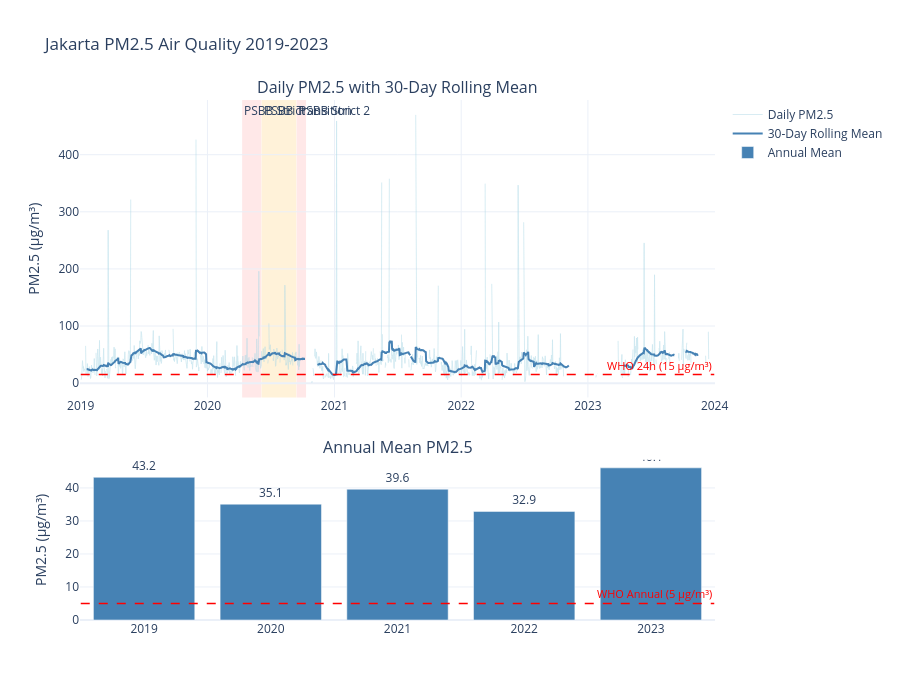

The code cell stored with this chart in its notebook:
### Code cell
# Rolling 30-day mean
df['pm25_rolling30'] = df['pm25_mean'].rolling(30, min_periods=15).mean()

# Annual mean per year
annual_plot = df.groupby('year')['pm25_mean'].mean().reset_index()

fig = make_subplots(
    rows=2, cols=1,
    subplot_titles=('Daily PM2.5 with 30-Day Rolling Mean', 'Annual Mean PM2.5'),
    row_heights=[0.65, 0.35],
    vertical_spacing=0.12
)

# Daily + rolling
fig.add_trace(go.Scatter(
    x=df.index, y=df['pm25_mean'],
    mode='lines', name='Daily PM2.5',
    line=dict(color='lightblue', width=0.8),
    opacity=0.6,
), row=1, col=1)

fig.add_trace(go.Scatter(
    x=df.index, y=df['pm25_rolling30'],
    mode='lines', name='30-Day Rolling Mean',
    line=dict(color='steelblue', width=2),
), row=1, col=1)

# WHO guideline — use add_shape for subplot compatibility
fig.add_shape(
    type='line',
    x0=df.index.min(), x1=df.index.max(),
    y0=WHO_PM25_24H, y1=WHO_PM25_24H,
    line=dict(color='red', width=1.5, dash='dash'),
    row=1, col=1
)
fig.add_annotation(
    x=df.index.max(), y=WHO_PM25_24H,
    text='WHO 24h (15 µg/m³)', showarrow=False,
    xanchor='right', yanchor='bottom',
    font=dict(color='red', size=11),
    row=1, col=1
)

# PSBB shading
psbb_periods = [
    ('2020-04-10', '2020-06-04', 'PSBB Strict'),
    ('2020-06-05', '2020-09-13', 'PSBB Transition'),
    ('2020-09-14', '2020-10-11', 'PSBB Strict 2'),
]
colors = ['rgba(255,100,100,0.15)', 'rgba(255,165,0,0.15)', 'rgba(255,100,100,0.15)']

for (start, end, label), color in zip(psbb_periods, colors):
    fig.add_vrect(
        x0=start, x1=end,
        fillcolor=color, opacity=1,
        layer='below', line_width=0,
        annotation_text=label, annotation_position='top left',
        row=1, col=1
    )

# Annual bar
fig.add_trace(go.Bar(
    x=annual_plot['year'], y=annual_plot['pm25_mean'],
    name='Annual Mean',
    marker_color='steelblue',
    text=annual_plot['pm25_mean'].round(1),
    textposition='outside',
), row=2, col=1)

fig.add_shape(
    type='line',
    x0=annual_plot['year'].min() - 0.5,
    x1=annual_plot['year'].max() + 0.5,
    y0=WHO_PM25_ANNUAL, y1=WHO_PM25_ANNUAL,
    line=dict(color='red', width=1.5, dash='dash'),
    row=2, col=1
)
fig.add_annotation(
    x=annual_plot['year'].max() + 0.5, y=WHO_PM25_ANNUAL,
    text='WHO Annual (5 µg/m³)', showarrow=False,
    xanchor='right', yanchor='bottom',
    font=dict(color='red', size=11),
    row=2, col=1
)

fig.update_layout(
    title='Jakarta PM2.5 Air Quality 2019-2023',
    height=700,
    showlegend=True,
    template='plotly_white',
)
fig.update_yaxes(title_text='PM2.5 (µg/m³)', row=1, col=1)
fig.update_yaxes(title_text='PM2.5 (µg/m³)', row=2, col=1)

fig.show()

out = str(REPORTS_DIR / 'figures' / '01_temporal_trend.html')
fig.write_html(out)
print(f'Figure saved: {out}')

### Figure 1 — Plotly figure (JSON) as saved in the notebook; plotly's stock layout.template omitted (floating-point values rounded to 4 significant figures; data arrays with more than 128 entries replaced by an {"elided": "..."} marker saying what was removed)
{"data": [{"line": {"color": "lightblue", "width": 0.8}, "mode": "lines", "name": "Daily PM2.5", "opacity": 0.6, "type": "scatter", "x": {"elided": "1826 str values"}, "xaxis": "x", "y": {"elided": "1826 float values"}, "yaxis": "y"}, {"line": {"color": "steelblue", "width": 2}, "mode": "lines", "name": "30-Day Rolling Mean", "type": "scatter", "x": {"elided": "1826 str values"}, "xaxis": "x", "y": {"elided": "1826 float values"}, "yaxis": "y"}, {"marker": {"color": "steelblue"}, "name": "Annual Mean", "text": [43.2, 35.1, 39.6, 32.9, 46.1], "textposition": "outside", "type": "bar", "x": [2019, 2020, 2021, 2022, 2023], "xaxis": "x2", "y": [43.22, 35.09, 39.62, 32.89, 46.08], "yaxis": "y2"}], "layout": {"annotations": [{"font": {"size": 16}, "showarrow": false, "text": "Daily PM2.5 with 30-Day Rolling Mean", "x": 0.5, "xanchor": "center", "xref": "paper", "y": 1.0, "yanchor": "bottom", "yref": "paper"}, {"font": {"size": 16}, "showarrow": false, "text": "Annual Mean PM2.5", "x": 0.5, "xanchor": "center", "xref": "paper", "y": 0.308, "yanchor": "bottom", "yref": "paper"}, {"font": {"color": "red", "size": 11}, "showarrow": false, "text": "WHO 24h (15 µg/m³)", "x": "2023-12-31T00:00:00", "xanchor": "right", "xref": "x", "y": 15.0, "yanchor": "bottom", "yref": "y"}, {"showarrow": false, "text": "PSBB Strict", "x": "2020-04-10", "xanchor": "left", "xref": "x", "y": 1, "yanchor": "top", "yref": "y domain"}, {"showarrow": false, "text": "PSBB Transition", "x": "2020-06-05", "xanchor": "left", "xref": "x", "y": 1, "yanchor": "top", "yref": "y domain"}, {"showarrow": false, "text": "PSBB Strict 2", "x": "2020-09-14", "xanchor": "left", "xref": "x", "y": 1, "yanchor": "top", "yref": "y domain"}, {"font": {"color": "red", "size": 11}, "showarrow": false, "text": "WHO Annual (5 µg/m³)", "x": 2024.0, "xanchor": "right", "xref": "x2", "y": 5.0, "yanchor": "bottom", "yref": "y2"}], "height": 700, "shapes": [{"line": {"color": "red", "dash": "dash", "width": 1.5}, "type": "line", "x0": "2019-01-01T00:00:00", "x1": "2023-12-31T00:00:00", "xref": "x", "y0": 15.0, "y1": 15.0, "yref": "y"}, {"fillcolor": "rgba(255,100,100,0.15)", "layer": "below", "line": {"width": 0}, "opacity": 1, "type": "rect", "x0": "2020-04-10", "x1": "2020-06-04", "xref": "x", "y0": 0, "y1": 1, "yref": "y domain"}, {"fillcolor": "rgba(255,165,0,0.15)", "layer": "below", "line": {"width": 0}, "opacity": 1, "type": "rect", "x0": "2020-06-05", "x1": "2020-09-13", "xref": "x", "y0": 0, "y1": 1, "yref": "y domain"}, {"fillcolor": "rgba(255,100,100,0.15)", "layer": "below", "line": {"width": 0}, "opacity": 1, "type": "rect", "x0": "2020-09-14", "x1": "2020-10-11", "xref": "x", "y0": 0, "y1": 1, "yref": "y domain"}, {"line": {"color": "red", "dash": "dash", "width": 1.5}, "type": "line", "x0": 2018.0, "x1": 2024.0, "xref": "x2", "y0": 5.0, "y1": 5.0, "yref": "y2"}], "showlegend": true, "title": {"text": "Jakarta PM2.5 Air Quality 2019-2023"}, "xaxis": {"anchor": "y", "domain": [0.0, 1.0]}, "xaxis2": {"anchor": "y2", "domain": [0.0, 1.0]}, "yaxis": {"anchor": "x", "domain": [0.428, 1.0], "title": {"text": "PM2.5 (µg/m³)"}}, "yaxis2": {"anchor": "x2", "domain": [0.0, 0.308], "title": {"text": "PM2.5 (µg/m³)"}}}}
